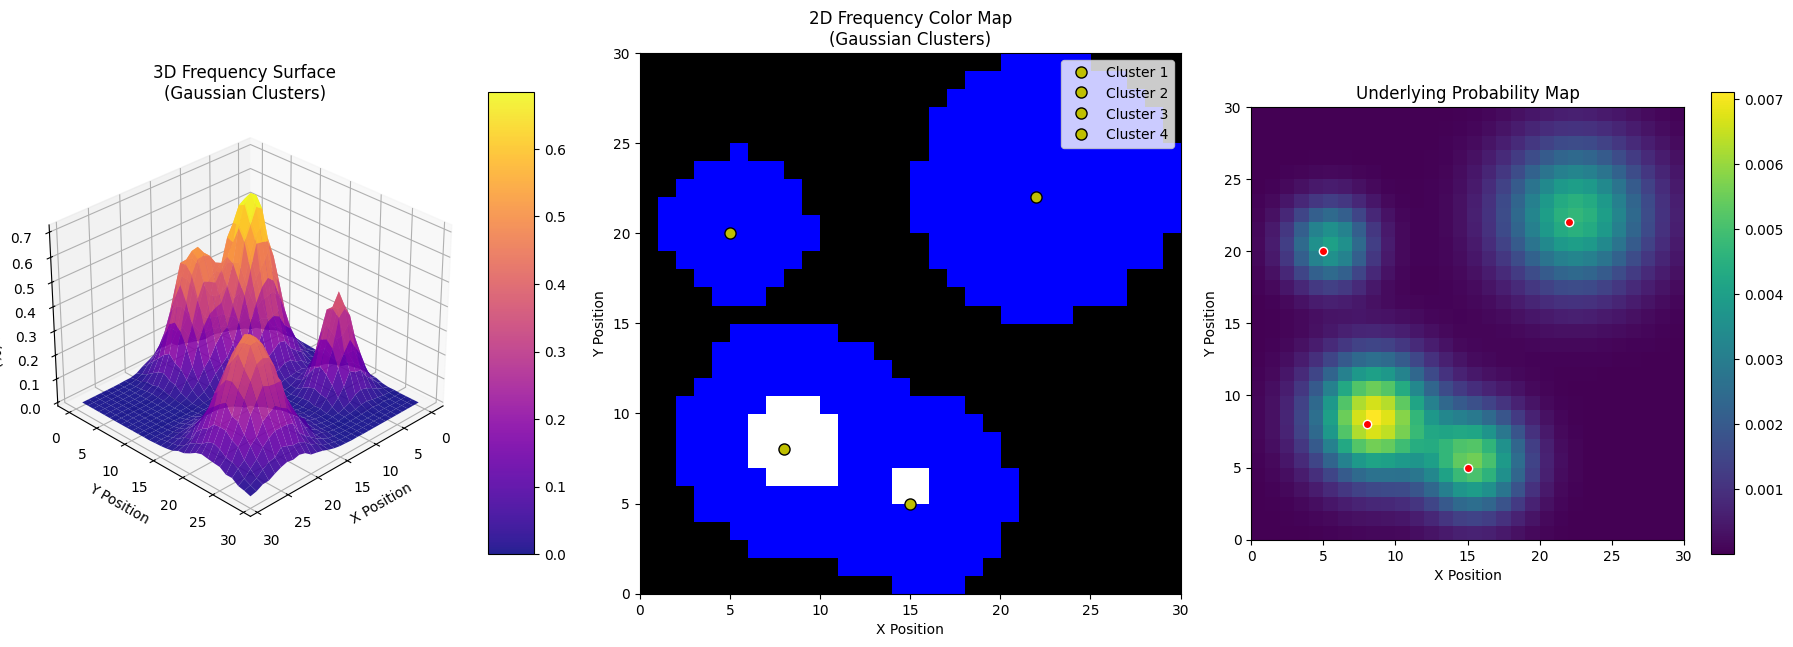

The script that drew this image:
import numpy as np
import matplotlib.pyplot as plt
from mpl_toolkits.mplot3d import Axes3D
from scipy.stats import multivariate_normal

# Parameters
N = 30  # grid size
iterations = 200000  # more iterations for better patterns

# Reset grid
grid_counts = np.zeros((N, N), dtype=int)

# Define Gaussian clusters with coordinates that fit our grid
clusters = [
    {"mean": [8, 8], "cov": [[8, 0], [0, 8]], "weight": 0.35},      # cluster in lower left
    {"mean": [22, 22], "cov": [[12, 0], [0, 12]], "weight": 0.35},   # cluster in upper right  
    {"mean": [15, 5], "cov": [[6, 0], [0, 6]], "weight": 0.2},      # cluster in lower center
    {"mean": [5, 20], "cov": [[4, 0], [0, 4]], "weight": 0.1}       # small cluster in upper left
]

print(f"Grid size: {N}x{N}")
print(f"Iterations: {iterations}")
print("Cluster centers:", [cluster["mean"] for cluster in clusters])

# Create a probability map using the Gaussian clusters
prob_map = np.zeros((N, N))
x, y = np.meshgrid(np.arange(N), np.arange(N))
pos = np.dstack((x, y))

for i, cluster in enumerate(clusters):
    rv = multivariate_normal(mean=cluster["mean"], cov=cluster["cov"])
    cluster_prob = cluster["weight"] * rv.pdf(pos)
    prob_map += cluster_prob
    print(f"Cluster {i+1} max probability: {cluster_prob.max():.6f}")

# Normalize to make it a probability distribution
prob_map /= np.sum(prob_map)
print(f"Probability map sum: {np.sum(prob_map):.6f}")
print(f"Max probability: {prob_map.max():.6f}")

# Use the probability map to choose grid cells
flat_indices = np.random.choice(N*N, size=iterations, p=prob_map.ravel())
for idx in flat_indices:
    i, j = divmod(idx, N)
    grid_counts[i, j] += 1

# Calculate frequency as percentage of total iterations
grid_freq = (grid_counts / iterations) * 100  # absolute percentage
print(f"Frequency range: {grid_freq.min():.3f}% - {grid_freq.max():.3f}%")

# Create figure with subplots
fig = plt.figure(figsize=(18, 8))

# 3D Plot (rotatable)
ax1 = fig.add_subplot(131, projection='3d')
surface = ax1.plot_surface(x, y, grid_freq, cmap='plasma', alpha=0.9)
ax1.set_title("3D Frequency Surface\n(Gaussian Clusters)")
ax1.set_xlabel('X Position')
ax1.set_ylabel('Y Position') 
ax1.set_zlabel('Frequency (%)')
ax1.view_init(elev=30, azim=45)  # Better initial viewing angle

# Add colorbar for 3D plot
fig.colorbar(surface, ax=ax1, shrink=0.6, aspect=10)

# 2D Color Mapping with the original thresholds
color_map = np.zeros((N, N, 3))
black_count = blue_count = white_count = red_count = 0

for i in range(N):
    for j in range(N):
        val = grid_freq[i, j]
        if val < 0.05:  # adjusted threshold for absolute percentage
            color_map[i, j] = [0, 0, 0]  # black
            black_count += 1
        elif 0.05 <= val < 0.5:  # adjusted threshold  
            color_map[i, j] = [0, 0, 1]  # blue
            blue_count += 1
        elif 0.5 <= val < 1.0:  # adjusted threshold
            color_map[i, j] = [1, 1, 1]  # white
            white_count += 1
        else:
            color_map[i, j] = [1, 0, 0]  # red
            red_count += 1

# 2D Plot
ax2 = fig.add_subplot(132)
im = ax2.imshow(color_map, origin='lower', extent=[0, N, 0, N])
ax2.set_title("2D Frequency Color Map\n(Gaussian Clusters)")
ax2.set_xlabel('X Position')
ax2.set_ylabel('Y Position')

# Add cluster centers as markers
for i, cluster in enumerate(clusters):
    ax2.plot(cluster["mean"][0], cluster["mean"][1], 'yo', markersize=8, 
             markeredgecolor='black', label=f'Cluster {i+1}')
ax2.legend()

# Add a third plot showing the underlying probability map
ax3 = fig.add_subplot(133)
prob_plot = ax3.imshow(prob_map, origin='lower', extent=[0, N, 0, N], cmap='viridis')
ax3.set_title("Underlying Probability Map")
ax3.set_xlabel('X Position')
ax3.set_ylabel('Y Position')
fig.colorbar(prob_plot, ax=ax3, shrink=0.6)

# Add cluster centers to probability map too
for i, cluster in enumerate(clusters):
    ax3.plot(cluster["mean"][0], cluster["mean"][1], 'ro', markersize=6, 
             markeredgecolor='white')

plt.tight_layout()

# Print statistics
print(f"\nColor distribution (adjusted thresholds):")
print(f"Black (< 0.05%): {black_count} cells")
print(f"Blue (0.05-0.5%): {blue_count} cells")
print(f"White (0.5-1.0%): {white_count} cells") 
print(f"Red (> 1.0%): {red_count} cells")

# Show some high-frequency cells
high_freq_cells = np.where(grid_freq > 0.5)
if len(high_freq_cells[0]) > 0:
    print(f"\nHigh frequency cells (> 0.5%):")
    for i, j in zip(high_freq_cells[0][:5], high_freq_cells[1][:5]):  # show first 5
        print(f"  Cell ({i},{j}): {grid_freq[i,j]:.3f}%")

plt.show()

"""
Grid size: 30x30
Iterations: 200000
Cluster centers: [[8, 8], [22, 22], [15, 5], [5, 20]]
Cluster 1 max probability: 0.006963
Cluster 2 max probability: 0.004642
Cluster 3 max probability: 0.005305
Cluster 4 max probability: 0.003979
Probability map sum: 1.000000
Max probability: 0.007104
Frequency range: 0.000% - 0.714%

Color distribution (adjusted thresholds):
Black (< 0.05%): 470 cells
Blue (0.05-0.5%): 404 cells
White (0.5-1.0%): 26 cells
Red (> 1.0%): 0 cells

High frequency cells (> 0.5%):
  Cell (5,14): 0.528%
  Cell (5,15): 0.523%
  Cell (6,7): 0.509%
  Cell (6,8): 0.564%
  Cell (6,9): 0.582%
"""
